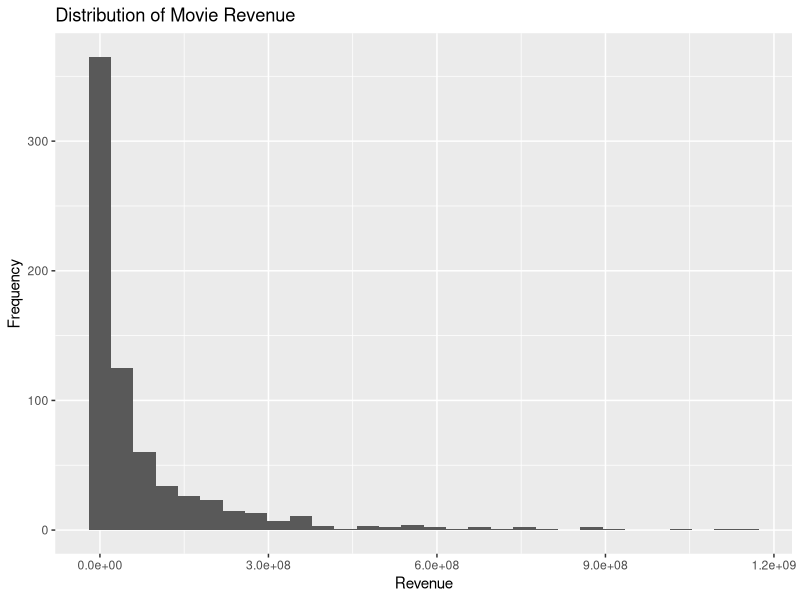
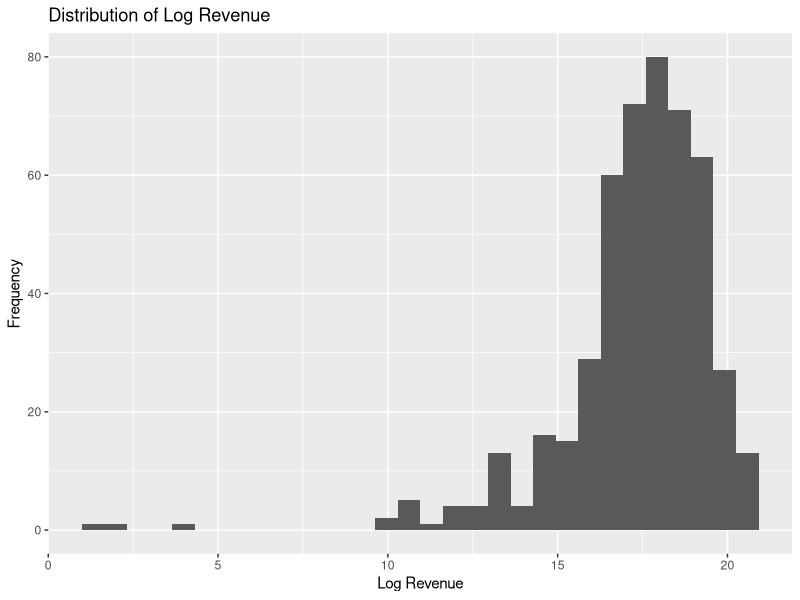

Here is the R script that generated these plots, in order:
## ---- chunk 1
knitr::opts_chunk$set(echo = TRUE)
## ---- chunk 2
#WRITE YOUR CODE HERE
dataset = read.delim("data/movies3.tsv")
library(tidyverse)
library(dplyr)
nrow(dataset)
ncol(dataset)
head(dataset)
## ---- chunk 3
#WRITE YOUR CODE HERE
str(dataset)
head(dataset)
## ---- chunk 4

#WRITE YOUR CODE HERE
revenue_summary = dataset %>%
  summarize(
    mean_revenue = mean(revenue, na.rm = TRUE),
    median_revenue = median(revenue, na.rm= TRUE),
    max_revenue = max(revenue, na.rm = TRUE),
    min_revenue = min(revenue, na.rm = TRUE)
    
  )
    print(revenue_summary)
## ---- chunk 5

#WRITE YOUR CODE HERE
top_revenue = dataset %>%
  filter(revenue == max(revenue, na.rm = TRUE)) %>%
  select(title, revenue)

min_revenue = dataset %>%
  filter(revenue == min(revenue, na.rm = TRUE)) %>%
  select(title, revenue) %>%
  slice_head(n = 1)

print(top_revenue)
print(min_revenue)
## ---- chunk 6
#WRITE YOUR CODE HERE
ggplot(dataset, aes(x = revenue)) +
  geom_histogram() +
  labs(
    title = "Distribution of Movie Revenue",
    x = "Revenue",
    y = "Frequency"
  )
## ---- chunk 7

#WRITE YOUR CODE HERE
dataset = dataset %>%
  mutate(log_revenue = log(revenue))

zero_revenue = dataset %>%
  filter(revenue == 0) %>%
  select(revenue, log_revenue)

  head(zero_revenue)

average_log_revenue = mean(dataset$log_revenue, na.rm = TRUE)
print(average_log_revenue)
## ---- chunk 8

#WRITE YOUR CODE HERE
dataset = dataset %>%
  mutate(log_revenue = na_if(log_revenue, -Inf))

log_revenue_no_na = dataset$log_revenue[!is.na(dataset$log_revenue)]

mean(log_revenue_no_na)

ggplot(dataset, aes(x = log_revenue)) +
  geom_histogram() +
  labs(
    title = "Distribution of Log Revenue",
    x = "Log Revenue",
    y = "Frequency"
  )
## ---- chunk 9

#WRITE YOUR CODE HERE
revenue_mean = mean(dataset$revenue)
revenue_sd = sd(dataset$revenue)
revenue_n = nrow(dataset)

revenue_skewness =
  (1 / revenue_n) *
  sum(((dataset$revenue - revenue_mean) / revenue_sd)^3, na.rm = TRUE)

revenue_kurtosis =
  (1 / revenue_n) *
  sum(((dataset$revenue - revenue_mean) / revenue_sd)^4, na.rm = TRUE) - 3

print(revenue_skewness)
print(revenue_kurtosis)

log_revenue = dataset$log_revenue[!is.na(dataset$log_revenue)]

log_n = sum(!is.na(dataset$log_revenue))
log_mean = mean(log_revenue)
log_sd = sd(log_revenue)

log_skewness =
  (1 / log_n) *
  sum(((log_revenue - log_mean) / log_sd)^3)

log_kurtosis =
  (1 / log_n) *
  sum(((log_revenue - log_mean) / log_sd)^4) - 3

print(log_skewness)
print(log_kurtosis)
## ---- chunk 10
movies <- read.delim("data/movies3.tsv")
## ---- chunk 11
#github test
mean(movies$vote_average)

## ---- chunk 12
#WRITE YOUR CODE HERE

## ---- chunk 13
#WRITE YOUR CODE HERE

## ---- chunk 14
#WRITE YOUR CODE HERE

## ---- chunk 15
#WRITE YOUR CODE HERE

## ---- chunk 16
#WRITE YOUR CODE HERE
result <- t.test(dataset$revenue, conf.level = 0.90)

result$estimate
result$conf.int

## ---- chunk 17
table(dataset$director_gender)

## ---- chunk 18
#WRITE YOUR CODE HERE
dataset$SexDum<-NA
dataset$SexDum[dataset$director_gender=="male"]<-1
dataset$SexDum[dataset$director_gender=="female"]<-0
table(dataset$SexDum)

binom.test(588, 653, 0.5)

## ---- chunk 19
dataset$revenue_in_millions <- dataset$revenue / 1000000
manvariance<-var(dataset$revenue_in_millions[dataset$director_gender=="male"],na.rm=TRUE)
womanvariance<-var(dataset$revenue_in_millions[dataset$director_gender=="female"],na.rm=TRUE)

manvariance
womanvariance
## ---- chunk 20
#WRITE YOUR CODE HERE

## ---- chunk 21
#WRITE YOUR CODE HERE

## ---- chunk 22
#WRITE YOUR CODE HERE

## ---- chunk 23
#WRITE YOUR CODE HERE

## ---- chunk 24
#WRITE YOUR CODE HERE

## ---- chunk 25
#WRITE YOUR CODE HERE

## ---- chunk 26
#WRITE YOUR CODE HERE

## ---- chunk 27
#WRITE YOUR CODE HERE

## ---- chunk 28
#WRITE YOUR CODE HERE

## ---- chunk 29
#WRITE YOUR CODE HERE

## ---- chunk 30
#WRITE YOUR CODE HERE

## ---- chunk 31
#WRITE YOUR CODE HERE

## ---- chunk 32
#WRITE YOUR CODE HERE

## ---- chunk 33
#WRITE YOUR CODE HERE

## ---- chunk 34
#WRITE YOUR CODE HERE

## ---- chunk 35
#WRITE YOUR CODE HERE

## ---- chunk 36
#WRITE YOUR CODE HERE

## ---- chunk 37
#WRITE YOUR CODE HERE

## ---- chunk 38
#WRITE YOUR CODE HERE
